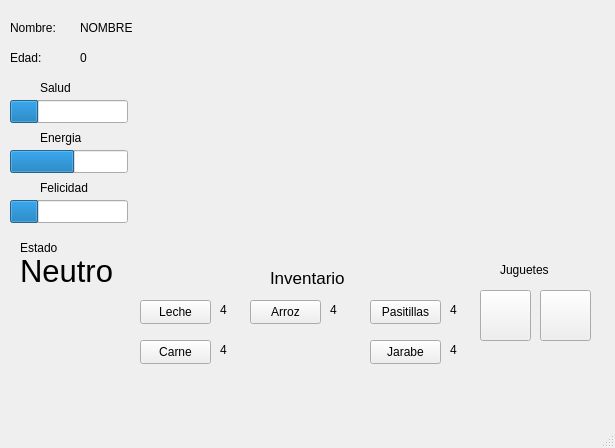
<?xml version="1.0" encoding="UTF-8"?>
<ui version="4.0">
 <class>MainWindow</class>
 <widget class="QMainWindow" name="MainWindow">
  <property name="geometry">
   <rect>
    <x>0</x>
    <y>0</y>
    <width>615</width>
    <height>448</height>
   </rect>
  </property>
  <property name="windowTitle">
   <string>MainWindow</string>
  </property>
  <widget class="QWidget" name="centralwidget">
   <widget class="QProgressBar" name="progressBar">
    <property name="geometry">
     <rect>
      <x>10</x>
      <y>100</y>
      <width>118</width>
      <height>23</height>
     </rect>
    </property>
    <property name="value">
     <number>24</number>
    </property>
    <property name="textVisible">
     <bool>false</bool>
    </property>
   </widget>
   <widget class="QLabel" name="label">
    <property name="geometry">
     <rect>
      <x>40</x>
      <y>80</y>
      <width>101</width>
      <height>16</height>
     </rect>
    </property>
    <property name="text">
     <string>Salud</string>
    </property>
   </widget>
   <widget class="QLabel" name="label_2">
    <property name="geometry">
     <rect>
      <x>40</x>
      <y>130</y>
      <width>111</width>
      <height>16</height>
     </rect>
    </property>
    <property name="text">
     <string>Energia</string>
    </property>
   </widget>
   <widget class="QProgressBar" name="progressBar_2">
    <property name="geometry">
     <rect>
      <x>10</x>
      <y>150</y>
      <width>118</width>
      <height>23</height>
     </rect>
    </property>
    <property name="value">
     <number>55</number>
    </property>
    <property name="textVisible">
     <bool>false</bool>
    </property>
   </widget>
   <widget class="QProgressBar" name="progressBar_3">
    <property name="geometry">
     <rect>
      <x>10</x>
      <y>200</y>
      <width>118</width>
      <height>23</height>
     </rect>
    </property>
    <property name="value">
     <number>24</number>
    </property>
    <property name="textVisible">
     <bool>false</bool>
    </property>
   </widget>
   <widget class="QLabel" name="label_3">
    <property name="geometry">
     <rect>
      <x>40</x>
      <y>180</y>
      <width>121</width>
      <height>16</height>
     </rect>
    </property>
    <property name="text">
     <string>Felicidad</string>
    </property>
   </widget>
   <widget class="QLabel" name="label_4">
    <property name="geometry">
     <rect>
      <x>20</x>
      <y>240</y>
      <width>49</width>
      <height>16</height>
     </rect>
    </property>
    <property name="text">
     <string>Estado</string>
    </property>
   </widget>
   <widget class="QLabel" name="label_5">
    <property name="geometry">
     <rect>
      <x>20</x>
      <y>240</y>
      <width>101</width>
      <height>61</height>
     </rect>
    </property>
    <property name="font">
     <font>
      <pointsize>23</pointsize>
     </font>
    </property>
    <property name="text">
     <string>Neutro</string>
    </property>
   </widget>
   <widget class="QPushButton" name="pushButton">
    <property name="geometry">
     <rect>
      <x>140</x>
      <y>300</y>
      <width>71</width>
      <height>24</height>
     </rect>
    </property>
    <property name="text">
     <string>Leche</string>
    </property>
   </widget>
   <widget class="QPushButton" name="Hueso">
    <property name="geometry">
     <rect>
      <x>480</x>
      <y>290</y>
      <width>51</width>
      <height>51</height>
     </rect>
    </property>
   </widget>
   <widget class="QPushButton" name="Bola">
    <property name="geometry">
     <rect>
      <x>540</x>
      <y>290</y>
      <width>51</width>
      <height>51</height>
     </rect>
    </property>
   </widget>
   <widget class="QPushButton" name="pushButton_6">
    <property name="geometry">
     <rect>
      <x>250</x>
      <y>300</y>
      <width>71</width>
      <height>24</height>
     </rect>
    </property>
    <property name="text">
     <string>Arroz</string>
    </property>
   </widget>
   <widget class="QPushButton" name="pushButton_2">
    <property name="geometry">
     <rect>
      <x>140</x>
      <y>340</y>
      <width>71</width>
      <height>24</height>
     </rect>
    </property>
    <property name="text">
     <string>Carne</string>
    </property>
   </widget>
   <widget class="QPushButton" name="pushButton_3">
    <property name="geometry">
     <rect>
      <x>370</x>
      <y>340</y>
      <width>71</width>
      <height>24</height>
     </rect>
    </property>
    <property name="text">
     <string>Jarabe</string>
    </property>
   </widget>
   <widget class="QPushButton" name="pushButton_10">
    <property name="geometry">
     <rect>
      <x>370</x>
      <y>300</y>
      <width>71</width>
      <height>24</height>
     </rect>
    </property>
    <property name="text">
     <string>Pasitillas</string>
    </property>
   </widget>
   <widget class="QLabel" name="label_6">
    <property name="geometry">
     <rect>
      <x>270</x>
      <y>270</y>
      <width>81</width>
      <height>16</height>
     </rect>
    </property>
    <property name="font">
     <font>
      <pointsize>13</pointsize>
     </font>
    </property>
    <property name="text">
     <string>Inventario</string>
    </property>
   </widget>
   <widget class="QLabel" name="Mascota">
    <property name="geometry">
     <rect>
      <x>190</x>
      <y>30</y>
      <width>371</width>
      <height>211</height>
     </rect>
    </property>
    <property name="text">
     <string/>
    </property>
   </widget>
   <widget class="QLabel" name="label_7">
    <property name="geometry">
     <rect>
      <x>10</x>
      <y>20</y>
      <width>61</width>
      <height>16</height>
     </rect>
    </property>
    <property name="text">
     <string>Nombre:</string>
    </property>
   </widget>
   <widget class="QLabel" name="label_8">
    <property name="geometry">
     <rect>
      <x>10</x>
      <y>50</y>
      <width>49</width>
      <height>16</height>
     </rect>
    </property>
    <property name="text">
     <string>Edad:</string>
    </property>
   </widget>
   <widget class="QLabel" name="label_9">
    <property name="geometry">
     <rect>
      <x>80</x>
      <y>50</y>
      <width>81</width>
      <height>16</height>
     </rect>
    </property>
    <property name="text">
     <string>0</string>
    </property>
   </widget>
   <widget class="QLabel" name="label_10">
    <property name="geometry">
     <rect>
      <x>80</x>
      <y>20</y>
      <width>141</width>
      <height>16</height>
     </rect>
    </property>
    <property name="text">
     <string>NOMBRE</string>
    </property>
   </widget>
   <widget class="QLabel" name="label_11">
    <property name="geometry">
     <rect>
      <x>500</x>
      <y>260</y>
      <width>81</width>
      <height>20</height>
     </rect>
    </property>
    <property name="text">
     <string>Juguetes</string>
    </property>
   </widget>
   <widget class="QLabel" name="label_12">
    <property name="geometry">
     <rect>
      <x>220</x>
      <y>300</y>
      <width>31</width>
      <height>20</height>
     </rect>
    </property>
    <property name="text">
     <string>4</string>
    </property>
   </widget>
   <widget class="QLabel" name="label_13">
    <property name="geometry">
     <rect>
      <x>330</x>
      <y>300</y>
      <width>31</width>
      <height>20</height>
     </rect>
    </property>
    <property name="text">
     <string>4</string>
    </property>
   </widget>
   <widget class="QLabel" name="label_14">
    <property name="geometry">
     <rect>
      <x>450</x>
      <y>340</y>
      <width>31</width>
      <height>20</height>
     </rect>
    </property>
    <property name="text">
     <string>4</string>
    </property>
   </widget>
   <widget class="QLabel" name="label_15">
    <property name="geometry">
     <rect>
      <x>450</x>
      <y>300</y>
      <width>31</width>
      <height>20</height>
     </rect>
    </property>
    <property name="text">
     <string>4</string>
    </property>
   </widget>
   <widget class="QLabel" name="label_16">
    <property name="geometry">
     <rect>
      <x>220</x>
      <y>340</y>
      <width>31</width>
      <height>20</height>
     </rect>
    </property>
    <property name="text">
     <string>4</string>
    </property>
   </widget>
  </widget>
  <widget class="QStatusBar" name="statusbar"/>
  <widget class="QMenuBar" name="menubar">
   <property name="geometry">
    <rect>
     <x>0</x>
     <y>0</y>
     <width>615</width>
     <height>37</height>
    </rect>
   </property>
  </widget>
 </widget>
 <resources/>
 <connections/>
</ui>
